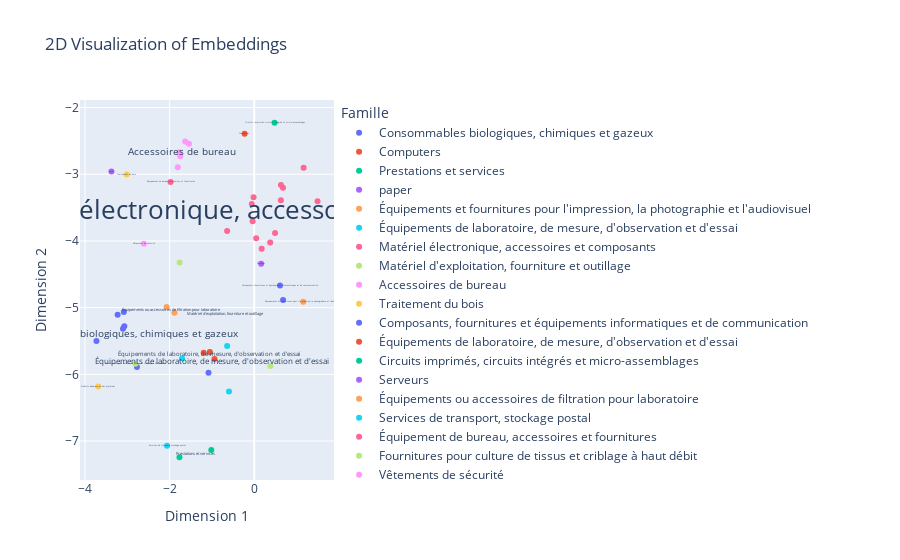

Source (notebook cell):
### Code cell
# Plot using Plotly Express
fig = px.scatter(df_template, x='embedding_2d_x', y='embedding_2d_y',
                 title="2D Visualization of Embeddings",
                    hover_data={"combined"},
                 labels={'embedding_2d_x': 'Dimension 1', 'embedding_2d_y': 'Dimension 2'},
                 color='Famille')

# Calculate the centroid (mean position) of each "Famille" in the 2D space
centroids = df_template.groupby('Famille')[['embedding_2d_x', 'embedding_2d_y']].mean().reset_index()

# Calculate the size of the label based on the number of points in each "Famille"
famille_sizes = df_template['Famille'].value_counts().reset_index()
famille_sizes.columns = ['Famille', 'size']

# Merge the centroids with the sizes to adjust the label size
centroids = centroids.merge(famille_sizes, on='Famille')

# Add text labels for each "Famille" at its centroid position
for i, row in centroids.iterrows():
    fig.add_trace(go.Scatter(
        x=[row['embedding_2d_x']],
        y=[row['embedding_2d_y']],
        text=[row['Famille']],
        mode='text',
        textfont=dict(size=row['size'] * 2),  # Adjust size based on the number of points
        showlegend=False
    ))

# Show the plot
fig.show()

### Figure 1 — Plotly figure (JSON) as saved in the notebook; plotly's stock layout.template omitted (floating-point values rounded to 4 significant figures)
{"data": [{"customdata": [["cuvette Consommables biologiques, chimiques et gazeux"], ["Quartz Crucible: High Purity  dia. x  H mm (  ml) - QBDH Consommables biologiques, chimiques et gazeux"], ["Single crystal substrate NaCl Consommables biologiques, chimiques et gazeux"], ["Scrambled shRNA with GFP Adenovirus Consommables biologiques, chimiques et gazeux"], ["Petits tubes pour sacrifices Consommables biologiques, chimiques et gazeux"]], "hovertemplate": "Famille=Consommables biologiques, chimiques et gazeux<br>Dimension 1=%{x}<br>Dimension 2=%{y}<br>combined=%{customdata[0]}<extra></extra>", "legendgroup": "Consommables biologiques, chimiques et gazeux", "marker": {"color": "#636efa", "symbol": "circle"}, "mode": "markers", "name": "Consommables biologiques, chimiques et gazeux", "orientation": "v", "showlegend": true, "type": "scatter", "x": [-3.071, -2.773, -3.103, -3.729, -3.082], "xaxis": "x", "y": [-5.278, -5.889, -5.317, -5.5, -5.066], "yaxis": "y"}, {"customdata": [["LENOVO ThinkPad Ps G - i GB RAM (xGB =  free socket) TB SSD WUXGA (x)  nits nVidia Quadro T - Windows  Pro (Win  Pro préinstallé) - Garantie :  ans sur site + ADP Computers "]], "hovertemplate": "Famille=Computers <br>Dimension 1=%{x}<br>Dimension 2=%{y}<br>combined=%{customdata[0]}<extra></extra>", "legendgroup": "Computers ", "marker": {"color": "#EF553B", "symbol": "circle"}, "mode": "markers", "name": "Computers ", "orientation": "v", "showlegend": true, "type": "scatter", "x": [-0.2278], "xaxis": "x", "y": [-2.393], "yaxis": "y"}, {"customdata": [["shipping costs Prestations et services"], ["Etudes et le dimensionnement de l’ancrage d’un radar Prestations et services"]], "hovertemplate": "Famille=Prestations et services<br>Dimension 1=%{x}<br>Dimension 2=%{y}<br>combined=%{customdata[0]}<extra></extra>", "legendgroup": "Prestations et services", "marker": {"color": "#00cc96", "symbol": "circle"}, "mode": "markers", "name": "Prestations et services", "orientation": "v", "showlegend": true, "type": "scatter", "x": [-1.767, -1.014], "xaxis": "x", "y": [-7.243, -7.136], "yaxis": "y"}, {"customdata": [["Papier A, plié A, quadrillé paper"]], "hovertemplate": "Famille=paper<br>Dimension 1=%{x}<br>Dimension 2=%{y}<br>combined=%{customdata[0]}<extra></extra>", "legendgroup": "paper", "marker": {"color": "#ab63fa", "symbol": "circle"}, "mode": "markers", "name": "paper", "orientation": "v", "showlegend": true, "type": "scatter", "x": [-3.375], "xaxis": "x", "y": [-2.96], "yaxis": "y"}, {"customdata": [["Raspberry Pi high quality camera Équipements et fournitures pour l&apos;impression, la photographie et l&apos;audiovisuel"]], "hovertemplate": "Famille=Équipements et fournitures pour l&apos;impression, la photographie et l&apos;audiovisuel<br>Dimension 1=%{x}<br>Dimension 2=%{y}<br>combined=%{customdata[0]}<extra></extra>", "legendgroup": "Équipements et fournitures pour l&apos;impression, la photographie et l&apos;audiovisuel", "marker": {"color": "#FFA15A", "symbol": "circle"}, "mode": "markers", "name": "Équipements et fournitures pour l&apos;impression, la photographie et l&apos;audiovisuel", "orientation": "v", "showlegend": true, "type": "scatter", "x": [1.158], "xaxis": "x", "y": [-4.91], "yaxis": "y"}, {"customdata": [["WMT Capteur de vent à ultrasons Équipements de laboratoire, de mesure, d'observation et d'essai"], ["BLD-F- - .SMA (+/-nm W .NA um fiber coupled laser diode SMA connector) Équipements de laboratoire, de mesure, d'observation et d'essai"], ["Testing, flashing, battery assembly and handover Équipements de laboratoire, de mesure, d'observation et d'essai"], ["Aluminum plate for the ozone chamber holder Équipements de laboratoire, de mesure, d'observation et d'essai"]], "hovertemplate": "Famille=Équipements de laboratoire, de mesure, d'observation et d'essai<br>Dimension 1=%{x}<br>Dimension 2=%{y}<br>combined=%{customdata[0]}<extra></extra>", "legendgroup": "Équipements de laboratoire, de mesure, d'observation et d'essai", "marker": {"color": "#19d3f3", "symbol": "circle"}, "mode": "markers", "name": "Équipements de laboratoire, de mesure, d'observation et d'essai", "orientation": "v", "showlegend": true, "type": "scatter", "x": [-0.5965, -0.6404, -1.049, -1.705], "xaxis": "x", "y": [-6.259, -5.575, -5.672, -5.761], "yaxis": "y"}, {"customdata": [["Samsung  Pro ( Go, M. ) Matériel électronique, accessoires et composants"], ["Logitech MK Advanced (CH, Sans fil) Matériel électronique, accessoires et composants"], ["Fakir Tendance ( W,  dB) Matériel électronique, accessoires et composants"], ["Keychron K Pro (CH, Filaire, Sans fil) Matériel électronique, accessoires et composants"], ["Mobvoi Ticwatch Pro  ( mm, Acier inoxydable, Matières plastiques) Matériel électronique, accessoires et composants"], ["Filono Backcover en carbone véritable Carbon black (iPhone ) Matériel électronique, accessoires et composants"], ["CalDigit TS (Thunderbolt) Matériel électronique, accessoires et composants"], ["Colorama Carton de fond . x m ( cm,  cm) Matériel électronique, accessoires et composants"], ["Meaco Air  (. W) Matériel électronique, accessoires et composants"], ["HP X (C) Matériel électronique, accessoires et composants"], ["Tucano Second Skin (\", Universel) Matériel électronique, accessoires et composants"], ["KingSmith Tapis de marche A Pro Matériel électronique, accessoires et composants"], ["Bose QuietComfort  (ANC,  h, Filaire, Sans fil) Matériel électronique, accessoires et composants"]], "hovertemplate": "Famille=Matériel électronique, accessoires et composants<br>Dimension 1=%{x}<br>Dimension 2=%{y}<br>combined=%{customdata[0]}<extra></extra>", "legendgroup": "Matériel électronique, accessoires et composants", "marker": {"color": "#FF6692", "symbol": "circle"}, "mode": "markers", "name": "Matériel électronique, accessoires et composants", "orientation": "v", "showlegend": true, "type": "scatter", "x": [0.4919, 0.6804, -0.03799, 0.6313, 1.167, 1.497, 0.3771, -0.6412, 0.04668, 0.1757, -0.0579, -0.0162, 0.6296], "xaxis": "x", "y": [-3.881, -3.202, -3.705, -3.159, -2.904, -3.406, -4.023, -3.849, -3.96, -4.116, -3.446, -3.346, -3.391], "yaxis": "y"}, {"customdata": [["GSTA-PJ - Power Supply with LED Indicator, V, .A, W, MEAN WELL Matériel d'exploitation, fourniture et outillage"], ["NORMATEC® O-Ring FKM .- DI , x , mm Matériel d'exploitation, fourniture et outillage"]], "hovertemplate": "Famille=Matériel d'exploitation, fourniture et outillage<br>Dimension 1=%{x}<br>Dimension 2=%{y}<br>combined=%{customdata[0]}<extra></extra>", "legendgroup": "Matériel d'exploitation, fourniture et outillage", "marker": {"color": "#B6E880", "symbol": "circle"}, "mode": "markers", "name": "Matériel d'exploitation, fourniture et outillage", "orientation": "v", "showlegend": true, "type": "scatter", "x": [0.3821, -1.764], "xaxis": "x", "y": [-5.874, -4.323], "yaxis": "y"}, {"customdata": [["PK NNSA  BÂTONNETS SUCRE Accessoires de bureau"], ["EMB CROWNINGS SA. DE THÉ ENGL.BREAKF. Accessoires de bureau"], ["PK NNSA  CRÈME À CAFÉ Accessoires de bureau"], ["FEUTRE OHP PERM MED NOIR Accessoires de bureau"], ["WLT EDDING  PERM MARKER B/TIP ASS Accessoires de bureau"]], "hovertemplate": "Famille=Accessoires de bureau<br>Dimension 1=%{x}<br>Dimension 2=%{y}<br>combined=%{customdata[0]}<extra></extra>", "legendgroup": "Accessoires de bureau", "marker": {"color": "#FF97FF", "symbol": "circle"}, "mode": "markers", "name": "Accessoires de bureau", "orientation": "v", "showlegend": true, "type": "scatter", "x": [-1.749, -1.632, -1.769, -1.807, -1.542], "xaxis": "x", "y": [-2.73, -2.507, -2.671, -2.893, -2.543], "yaxis": "y"}, {"customdata": [["Plancher, façades et toiture assemblés en atelier Traitement du bois"]], "hovertemplate": "Famille=Traitement du bois<br>Dimension 1=%{x}<br>Dimension 2=%{y}<br>combined=%{customdata[0]}<extra></extra>", "legendgroup": "Traitement du bois", "marker": {"color": "#FECB52", "symbol": "circle"}, "mode": "markers", "name": "Traitement du bois", "orientation": "v", "showlegend": true, "type": "scatter", "x": [-3.015], "xaxis": "x", "y": [-3.004], "yaxis": "y"}, {"customdata": [["Apple Care+ Composants, fournitures et équipements informatiques et de communication"]], "hovertemplate": "Famille=Composants, fournitures et équipements informatiques et de communication<br>Dimension 1=%{x}<br>Dimension 2=%{y}<br>combined=%{customdata[0]}<extra></extra>", "legendgroup": "Composants, fournitures et équipements informatiques et de communication", "marker": {"color": "#636efa", "symbol": "circle"}, "mode": "markers", "name": "Composants, fournitures et équipements informatiques et de communication", "orientation": "v", "showlegend": true, "type": "scatter", "x": [0.6087], "xaxis": "x", "y": [-4.667], "yaxis": "y"}, {"customdata": [["CGMLU-E Équipements de laboratoire, de mesure, d&apos;observation et d&apos;essai"], ["TSW---G-S-RA Équipements de laboratoire, de mesure, d&apos;observation et d&apos;essai"], ["BCS--L-S-TE Équipements de laboratoire, de mesure, d&apos;observation et d&apos;essai"]], "hovertemplate": "Famille=Équipements de laboratoire, de mesure, d&apos;observation et d&apos;essai<br>Dimension 1=%{x}<br>Dimension 2=%{y}<br>combined=%{customdata[0]}<extra></extra>", "legendgroup": "Équipements de laboratoire, de mesure, d&apos;observation et d&apos;essai", "marker": {"color": "#EF553B", "symbol": "circle"}, "mode": "markers", "name": "Équipements de laboratoire, de mesure, d&apos;observation et d&apos;essai", "orientation": "v", "showlegend": true, "type": "scatter", "x": [-1.195, -0.9394, -1.05], "xaxis": "x", "y": [-5.677, -5.769, -5.665], "yaxis": "y"}, {"customdata": [["Hardware Design-Knee Brace PCB (IM-MAIN Rev.) redesign -\tshrink size according to specifications -\tremove unnecessary parts, while keeping maximum compatibility with existing firmware and I Circuits imprimés, circuits intégrés et micro-assemblages"]], "hovertemplate": "Famille=Circuits imprimés, circuits intégrés et micro-assemblages<br>Dimension 1=%{x}<br>Dimension 2=%{y}<br>combined=%{customdata[0]}<extra></extra>", "legendgroup": "Circuits imprimés, circuits intégrés et micro-assemblages", "marker": {"color": "#00cc96", "symbol": "circle"}, "mode": "markers", "name": "Circuits imprimés, circuits intégrés et micro-assemblages", "orientation": "v", "showlegend": true, "type": "scatter", "x": [0.4797], "xaxis": "x", "y": [-2.227], "yaxis": "y"}, {"customdata": [["Matériel électronique, accessoires et composants Serveurs"]], "hovertemplate": "Famille=Serveurs<br>Dimension 1=%{x}<br>Dimension 2=%{y}<br>combined=%{customdata[0]}<extra></extra>", "legendgroup": "Serveurs", "marker": {"color": "#ab63fa", "symbol": "circle"}, "mode": "markers", "name": "Serveurs", "orientation": "v", "showlegend": true, "type": "scatter", "x": [0.1632], "xaxis": "x", "y": [-4.34], "yaxis": "y"}, {"customdata": [["Housing Mx-x-PN-IG/” Équipements ou accessoires de filtration pour laboratoire"], ["Prototype of microfiltration membrane outside mono channel substrate Équipements ou accessoires de filtration pour laboratoire"]], "hovertemplate": "Famille=Équipements ou accessoires de filtration pour laboratoire<br>Dimension 1=%{x}<br>Dimension 2=%{y}<br>combined=%{customdata[0]}<extra></extra>", "legendgroup": "Équipements ou accessoires de filtration pour laboratoire", "marker": {"color": "#FFA15A", "symbol": "circle"}, "mode": "markers", "name": "Équipements ou accessoires de filtration pour laboratoire", "orientation": "v", "showlegend": true, "type": "scatter", "x": [-1.885, -2.071], "xaxis": "x", "y": [-5.077, -4.991], "yaxis": "y"}, {"customdata": [["Transport of Quartz substrates Services de transport, stockage postal"]], "hovertemplate": "Famille=Services de transport, stockage postal<br>Dimension 1=%{x}<br>Dimension 2=%{y}<br>combined=%{customdata[0]}<extra></extra>", "legendgroup": "Services de transport, stockage postal", "marker": {"color": "#19d3f3", "symbol": "circle"}, "mode": "markers", "name": "Services de transport, stockage postal", "orientation": "v", "showlegend": true, "type": "scatter", "x": [-2.06], "xaxis": "x", "y": [-7.07], "yaxis": "y"}, {"customdata": [["Umbra Protection de porte Buddy Gris Équipement de bureau, accessoires et fournitures"]], "hovertemplate": "Famille=Équipement de bureau, accessoires et fournitures<br>Dimension 1=%{x}<br>Dimension 2=%{y}<br>combined=%{customdata[0]}<extra></extra>", "legendgroup": "Équipement de bureau, accessoires et fournitures", "marker": {"color": "#FF6692", "symbol": "circle"}, "mode": "markers", "name": "Équipement de bureau, accessoires et fournitures", "orientation": "v", "showlegend": true, "type": "scatter", "x": [-1.978], "xaxis": "x", "y": [-3.114], "yaxis": "y"}, {"customdata": [["X Square BioAssay Dish, mL, cm, PS, Sterile Fournitures pour culture de tissus et criblage à haut débit"]], "hovertemplate": "Famille=Fournitures pour culture de tissus et criblage à haut débit<br>Dimension 1=%{x}<br>Dimension 2=%{y}<br>combined=%{customdata[0]}<extra></extra>", "legendgroup": "Fournitures pour culture de tissus et criblage à haut débit", "marker": {"color": "#B6E880", "symbol": "circle"}, "mode": "markers", "name": "Fournitures pour culture de tissus et criblage à haut débit", "orientation": "v", "showlegend": true, "type": "scatter", "x": [-2.809], "xaxis": "x", "y": [-5.84], "yaxis": "y"}, {"customdata": [["Gloves, Kimtech purple nitrile  cm Ambidextrous M, UoM:   items,   items Vêtements de sécurité"]], "hovertemplate": "Famille=Vêtements de sécurité<br>Dimension 1=%{x}<br>Dimension 2=%{y}<br>combined=%{customdata[0]}<extra></extra>", "legendgroup": "Vêtements de sécurité", "marker": {"color": "#FF97FF", "symbol": "circle"}, "mode": "markers", "name": "Vêtements de sécurité", "orientation": "v", "showlegend": true, "type": "scatter", "x": [-2.607], "xaxis": "x", "y": [-4.041], "yaxis": "y"}, {"customdata": [["Lipofectamine  Transfection Reagent-. mL Loc: F- deg Produits d’expression des protéines"]], "hovertemplate": "Famille=Produits d’expression des protéines<br>Dimension 1=%{x}<br>Dimension 2=%{y}<br>combined=%{customdata[0]}<extra></extra>", "legendgroup": "Produits d’expression des protéines", "marker": {"color": "#FECB52", "symbol": "circle"}, "mode": "markers", "name": "Produits d’expression des protéines", "orientation": "v", "showlegend": true, "type": "scatter", "x": [-3.688], "xaxis": "x", "y": [-6.183], "yaxis": "y"}, {"customdata": [["Laboratory, measurement, observation and testing equipment "], ["Consommables biologiques, chimiques et gazeux "], ["Computer and communication components, supplies and equipment "]], "hovertemplate": "Famille=<br>Dimension 1=%{x}<br>Dimension 2=%{y}<br>combined=%{customdata[0]}<extra></extra>", "legendgroup": "", "marker": {"color": "#636efa", "symbol": "circle"}, "mode": "markers", "name": "", "orientation": "v", "showlegend": false, "type": "scatter", "x": [-1.081, -3.228, 0.681], "xaxis": "x", "y": [-5.977, -5.106, -4.884], "yaxis": "y"}, {"mode": "text", "showlegend": false, "text": [""], "textfont": {"size": 6}, "type": "scatter", "x": [-1.209], "y": [-5.322]}, {"mode": "text", "showlegend": false, "text": ["Accessoires de bureau"], "textfont": {"size": 10}, "type": "scatter", "x": [-1.7], "y": [-2.669]}, {"mode": "text", "showlegend": false, "text": ["Circuits imprimés, circuits intégrés et micro-assemblages"], "textfont": {"size": 2}, "type": "scatter", "x": [0.4797], "y": [-2.227]}, {"mode": "text", "showlegend": false, "text": ["Composants, fournitures et équipements informatiques et de communication"], "textfont": {"size": 2}, "type": "scatter", "x": [0.6087], "y": [-4.667]}, {"mode": "text", "showlegend": false, "text": ["Computers "], "textfont": {"size": 2}, "type": "scatter", "x": [-0.2278], "y": [-2.393]}, {"mode": "text", "showlegend": false, "text": ["Consommables biologiques, chimiques et gazeux"], "textfont": {"size": 10}, "type": "scatter", "x": [-3.152], "y": [-5.41]}, {"mode": "text", "showlegend": false, "text": ["Fournitures pour culture de tissus et criblage à haut débit"], "textfont": {"size": 2}, "type": "scatter", "x": [-2.809], "y": [-5.84]}, {"mode": "text", "showlegend": false, "text": ["Matériel d'exploitation, fourniture et outillage"], "textfont": {"size": 4}, "type": "scatter", "x": [-0.6908], "y": [-5.099]}, {"mode": "text", "showlegend": false, "text": ["Matériel électronique, accessoires et composants"], "textfont": {"size": 26}, "type": "scatter", "x": [0.3802], "y": [-3.568]}, {"mode": "text", "showlegend": false, "text": ["Prestations et services"], "textfont": {"size": 4}, "type": "scatter", "x": [-1.391], "y": [-7.19]}, {"mode": "text", "showlegend": false, "text": ["Produits d’expression des protéines"], "textfont": {"size": 2}, "type": "scatter", "x": [-3.688], "y": [-6.183]}, {"mode": "text", "showlegend": false, "text": ["Serveurs"], "textfont": {"size": 2}, "type": "scatter", "x": [0.1632], "y": [-4.34]}, {"mode": "text", "showlegend": false, "text": ["Services de transport, stockage postal"], "textfont": {"size": 2}, "type": "scatter", "x": [-2.06], "y": [-7.07]}, {"mode": "text", "showlegend": false, "text": ["Traitement du bois"], "textfont": {"size": 2}, "type": "scatter", "x": [-3.015], "y": [-3.004]}, {"mode": "text", "showlegend": false, "text": ["Vêtements de sécurité"], "textfont": {"size": 2}, "type": "scatter", "x": [-2.607], "y": [-4.041]}, {"mode": "text", "showlegend": false, "text": ["paper"], "textfont": {"size": 2}, "type": "scatter", "x": [-3.375], "y": [-2.96]}, {"mode": "text", "showlegend": false, "text": ["Équipement de bureau, accessoires et fournitures"], "textfont": {"size": 2}, "type": "scatter", "x": [-1.978], "y": [-3.114]}, {"mode": "text", "showlegend": false, "text": ["Équipements de laboratoire, de mesure, d&apos;observation et d&apos;essai"], "textfont": {"size": 6}, "type": "scatter", "x": [-1.061], "y": [-5.704]}, {"mode": "text", "showlegend": false, "text": ["Équipements de laboratoire, de mesure, d'observation et d'essai"], "textfont": {"size": 8}, "type": "scatter", "x": [-0.9977], "y": [-5.817]}, {"mode": "text", "showlegend": false, "text": ["Équipements et fournitures pour l&apos;impression, la photographie et l&apos;audiovisuel"], "textfont": {"size": 2}, "type": "scatter", "x": [1.158], "y": [-4.91]}, {"mode": "text", "showlegend": false, "text": ["Équipements ou accessoires de filtration pour laboratoire"], "textfont": {"size": 4}, "type": "scatter", "x": [-1.978], "y": [-5.034]}], "layout": {"legend": {"title": {"text": "Famille"}, "tracegroupgap": 0}, "title": {"text": "2D Visualization of Embeddings"}, "xaxis": {"anchor": "y", "domain": [0, 1], "title": {"text": "Dimension 1"}}, "yaxis": {"anchor": "x", "domain": [0, 1], "title": {"text": "Dimension 2"}}}}
